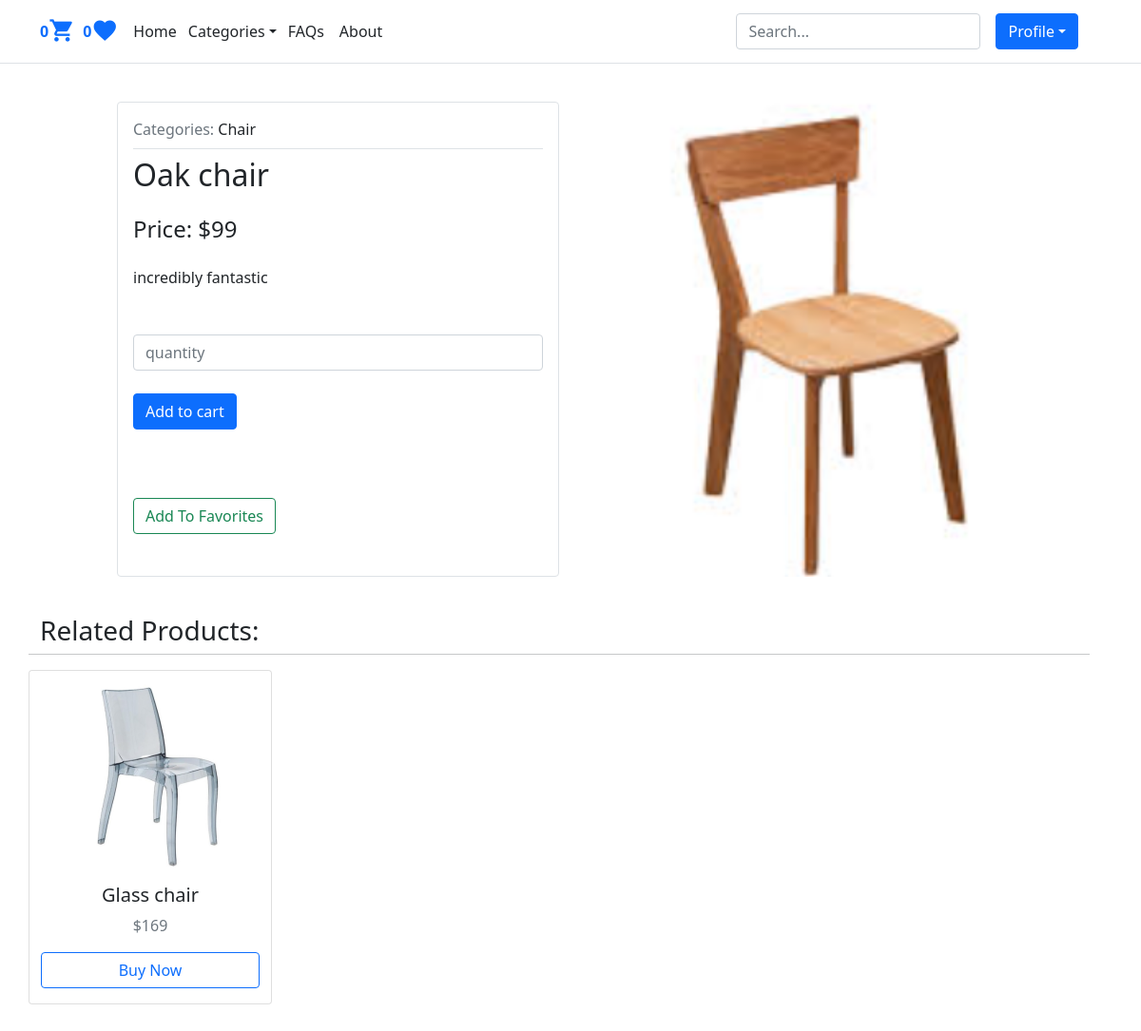
Before: /oak-chair (signed in) with the older database file.
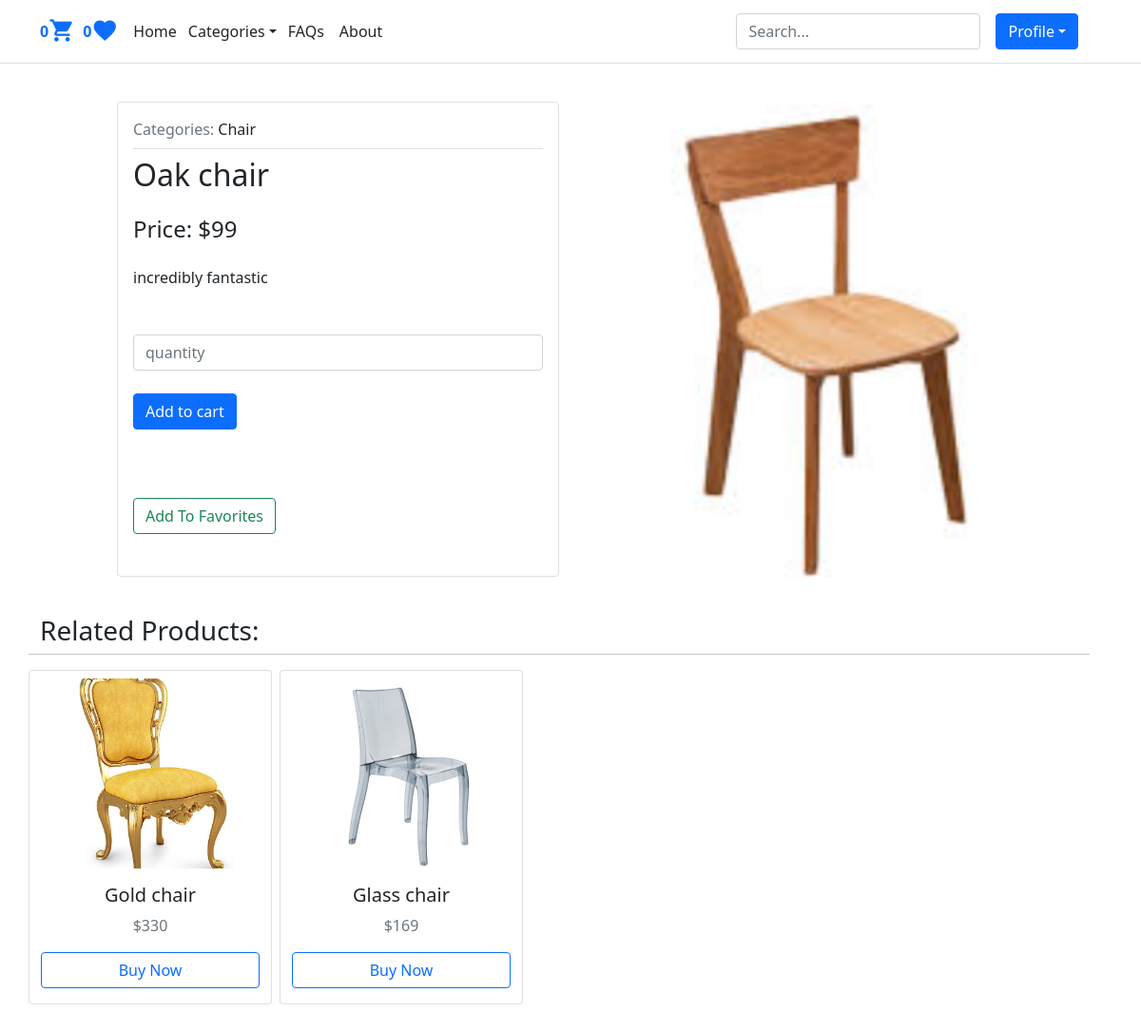
After: the same page with the newer database file.
### shop/models.py (models this page shows, shortened)
class Product(models.Model):
    category = models.ForeignKey(Category, on_delete=models.CASCADE, related_name='category')
    image = models.ImageField(upload_to='products')
    title = models.CharField(max_length=250)
    description = models.TextField()
    price = models.IntegerField()
    date_created = models.DateTimeField(auto_now_add=True)
    slug = models.SlugField(unique=True)
    quantity = models.IntegerField(default=0)
    class Meta:
        ordering = ('-date_created',)
    def get_absolute_url(self):
        return reverse('shop:product_detail', kwargs={'slug':self.slug})

### shop/views.py (the view)
# urls.py: path('<slug:slug>', views.product_detail, name='product_detail'),
def product_detail(request, slug):
	form = QuantityForm()  # Form for quantity input
	product = get_object_or_404(Product, slug=slug)  # Get the product by slug
	related_products = Product.objects.filter(category=product.category).all()[:5]  # Get related products
	context = {
		'title': product.title,
		'product': product,
		'form': form,
		'favorites': 'favorites',
		'related_products': related_products
	}
	if request.user.likes.filter(id=product.id).first():
		context['favorites'] = 'remove'  # If in favorites, allow removing it
	return render(request, 'product_detail.html', context)

### cart/forms.py
class QuantityForm(forms.Form):
    quantity = forms.IntegerField(
        label='',  # No label will be displayed for this field
        min_value=1,  # Minimum quantity value is 1
        max_value=99,  # Maximum quantity value is 99
        widget=forms.NumberInput(
            attrs={'class': 'form-control mt-1', 'placeholder': 'quantity'}
        )  # Uses a number input widget with specified CSS classes and placeholder text
    )

### accounts/models.py (called while the page is built)
    def get_likes_count(self):
        return self.likes.count()  # Returns the number of liked products

### cart/utils/cart.py (called while the page is built)
    def __iter__(self):
        product_ids = self.cart.keys()  # Get all the product IDs in the cart
        products = Product.objects.filter(id__in=product_ids)  # Get products from the database using product IDs
        cart = self.cart.copy()  # Create a copy of the cart to avoid modifying the original session data
        for product in products:
            cart[str(product.id)]['product'] = product
        for item in cart.values():
            item['total_price'] = int(item['price']) * int(item['quantity'])
            yield item

### shop/models.py (called while the page is built)
    def __str__(self):
        return self.title

### shop/templates/product_detail.html (shortened to what this page needs)
{% extends 'base.html' %}
{% block content %}
    <div class="row mb-3 mt-4">
        <div class="col-md-1"></div>
        <div class="col-md-5 p-3 border rounded">
            <div class="border-bottom mb-2 pb-2">
                <span class="text-muted">Categories:</span><a class="text-decoration-none text-dark" href="{% url 'shop:filter_by_category' product.category.slug %}"> {{ product.category }}</a>
            </div>
            <h2>{{ product.title }}</h2>
            <h4 class="mt-4 text-dark">Price: ${{ product.price }}</h4>
            <div class="mt-4 pe-3 mb-5">{{ product.description }}</div>
            <form method="post" action="{% url 'cart:add_to_cart' product.id %}">
                {{ form }}
                <input type="submit" class="btn btn-primary mt-4" value="Add to cart">
            </form>
            <br>
            {% if favorites == 'remove' %}
                <a href="{% url 'shop:remove_from_favorites' product.id %}" class="btn btn-outline-danger mt-5 text-capitalize">{{ favorites }} from favorites</a>
            {% else %}
                <a href="{% url 'shop:add_to_favorites' product.id %}" class="btn btn-outline-success mt-5 text-capitalize">add to {{ favorites }}</a>
            {% endif %}
        </div>
        <div class="col-md-6">
            <img style="object-fit: cover;" class="rounded" src="{{ product.image.url }}" width="510" height="500">
        </div>
    </div>
    <div class="row mt-4 mb-4">
        <h3>Related Products:</h3><hr>
        {% for p in related_products %}
            {% if p != product %}
                <div class="card me-2 mb-2" style="width: 16rem;">
                    <img style="object-fit: cover;" class="card-img mt-2" width="268" height="200" src="{{ p.image.url }}">
                    <div class="mt-3 text-center">
                        <h5 class="card-title">{{ p.title }}</h5>
                        <p class="text-muted">${{ p.price }}</p>
                        <a href="{{ p.get_absolute_url }}" class="mb-3 btn btn-outline-primary w-100">Buy Now</a>
                    </div>
                </div>
            {% endif %}
        {% endfor %}
    </div>
{% endblock %}

Changed rows visible on the page:
added Product: image (picture), title "Gold chair", price "330"
